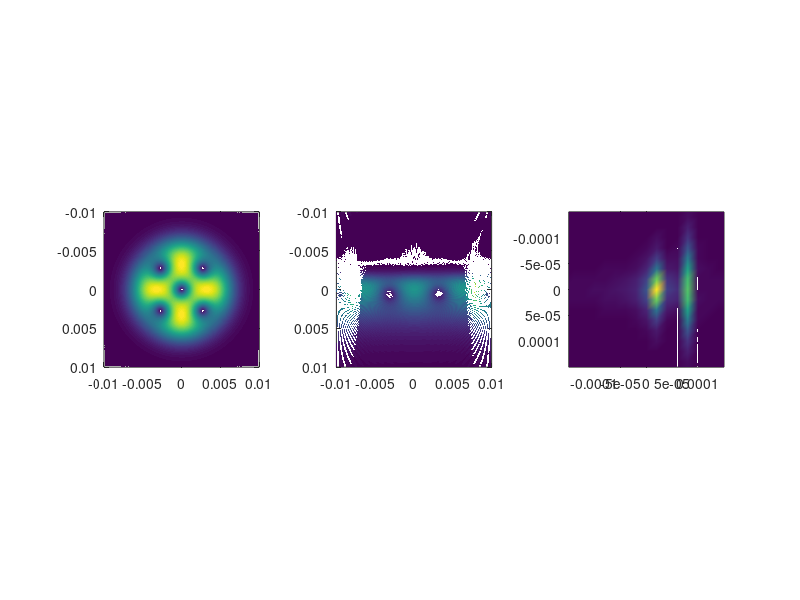

Write the MATLAB code that produced this figure.
clc;
clear;
Lambda=6.328e-7;
wzero=3e-3;
f=0.2;
DT=0.2;
a=(4e-3)/pi;
b=4.5e-3;
L1=5;
L2=1;

D=2e-2;
M=1000;
dx=D/M;
du=1/D;
X=-D/2:dx:D/2-dx;
Y=X;
[x,y]=meshgrid(X,Y);
U=-1/(2*dx):1/D:(1/(2*dx)-1/D);
V=U;
[u,v]=meshgrid(U,V);
r=sqrt(x.^2+y.^2);
theta=atan2(y,x);
XT=U*Lambda*DT;
YT=XT;
[xt,yt]=meshgrid(XT,YT);

FAI1=2*pi*a/(Lambda*f).*(y.*theta-x.*log(sqrt(x.^2+y.^2+eps)/b)+x);
FAI2=-2*pi*a*b/(Lambda*f).*exp(-xt./(a+eps)+eps).*cos(-yt./(a+eps)+eps);
ULA=1*sqrt(2/pi)./wzero.*exp(-r.^2/(wzero.^2)).*sqrt(1/ factorial(abs(L1))).*(r.*sqrt(2)./wzero).^abs(L1).*exp(1i*L1*theta)+1*sqrt(2/pi)./wzero.*exp(-r.^2/(wzero.^2)).*sqrt(1/factorial(abs(L2))).*(r.*sqrt(2)./wzero).^abs(L2).*exp(1i*L2*theta);
ULA1=ULA.*exp(1i*FAI1); 
ULA2=ifftshift(ULA1);
ULAT0=fft2(ULA2);
ULAT=fftshift(ULAT0);

ULB=ULAT.*exp(1i*FAI2);
ULB1=ifftshift(ULB);
ULBT0=fft2(ULB);
ULBT=fftshift(ULBT0);

figure;
subplot(1,3,1)
surf(x,y,abs(ULA))
%colormap('gray')
  shading interp;%插值平滑
    axis equal; %横纵坐标刻度标尺一致
   axis([-(D/2),(D/2),-(D/2),(D/2)]); %取值范围
   view(90,90 )
    box on;
    grid off;
    
    subplot(1,3,2)
surf(x,y,abs(ULAT))
%colormap('gray')
  shading interp;%插值平滑
    axis equal; %横纵坐标刻度标尺一致
   axis([-(D/2),(D/2),-(D/2),(D/2)]); %取值范围
   view(90,90 )
    box on;
    grid off;
    
    subplot(1,3,3)
surf(x,y,abs(ULBT))
%colormap('gray')
  shading interp;%插值平滑
    axis equal; %横纵坐标刻度标尺一致
   axis([-0.00015,0.00015,-0.00015 ,0.00015]) %取值范围
   view(90,90 )
    box on;
    grid off;
    
    hold on;